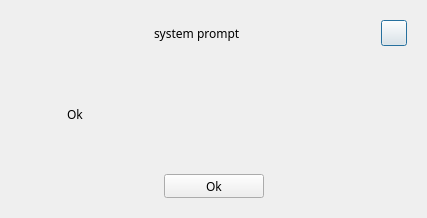
<?xml version="1.0" encoding="UTF-8"?>
<ui version="4.0">
 <class>NameConflictDialog</class>
 <widget class="QDialog" name="NameConflictDialog">
  <property name="geometry">
   <rect>
    <x>0</x>
    <y>0</y>
    <width>427</width>
    <height>218</height>
   </rect>
  </property>
  <property name="windowTitle">
   <string>Dialog</string>
  </property>
  <layout class="QHBoxLayout" name="horizontalLayout_4">
   <item>
    <widget class="QWidget" name="centralWidget" native="true">
     <layout class="QVBoxLayout" name="verticalLayout" stretch="0,1,0">
      <property name="leftMargin">
       <number>0</number>
      </property>
      <property name="topMargin">
       <number>0</number>
      </property>
      <property name="rightMargin">
       <number>0</number>
      </property>
      <item>
       <widget class="QWidget" name="titlebar" native="true">
        <layout class="QHBoxLayout" name="horizontalLayout_2">
         <item>
          <spacer name="horizontalSpacer_3">
           <property name="orientation">
            <enum>Qt::Horizontal</enum>
           </property>
           <property name="sizeHint" stdset="0">
            <size>
             <width>100</width>
             <height>20</height>
            </size>
           </property>
          </spacer>
         </item>
         <item>
          <widget class="QLabel" name="label">
           <property name="font">
            <font>
             <family>Microsoft YaHei</family>
            </font>
           </property>
           <property name="text">
            <string>system prompt</string>
           </property>
          </widget>
         </item>
         <item>
          <spacer name="horizontalSpacer_4">
           <property name="orientation">
            <enum>Qt::Horizontal</enum>
           </property>
           <property name="sizeHint" stdset="0">
            <size>
             <width>100</width>
             <height>20</height>
            </size>
           </property>
          </spacer>
         </item>
         <item>
          <widget class="QPushButton" name="close">
           <property name="minimumSize">
            <size>
             <width>26</width>
             <height>26</height>
            </size>
           </property>
           <property name="maximumSize">
            <size>
             <width>26</width>
             <height>26</height>
            </size>
           </property>
           <property name="icon">
            <iconset resource="res.qrc">
             <normaloff>:/res/images/ic_close.svg</normaloff>:/res/images/ic_close.svg</iconset>
           </property>
           <property name="iconSize">
            <size>
             <width>26</width>
             <height>26</height>
            </size>
           </property>
          </widget>
         </item>
        </layout>
       </widget>
      </item>
      <item>
       <layout class="QHBoxLayout" name="horizontalLayout_3" stretch="0,1">
        <property name="leftMargin">
         <number>20</number>
        </property>
        <property name="rightMargin">
         <number>20</number>
        </property>
        <item>
         <widget class="QLabel" name="label_3">
          <property name="minimumSize">
           <size>
            <width>30</width>
            <height>30</height>
           </size>
          </property>
          <property name="maximumSize">
           <size>
            <width>30</width>
            <height>30</height>
           </size>
          </property>
          <property name="pixmap">
           <pixmap resource="res.qrc">:/res/images/ic_tips_warning.svg</pixmap>
          </property>
         </widget>
        </item>
        <item>
         <widget class="QLabel" name="warningMsg">
          <property name="font">
           <font>
            <family>Microsoft YaHei</family>
           </font>
          </property>
          <property name="text">
           <string>Ok</string>
          </property>
          <property name="wordWrap">
           <bool>true</bool>
          </property>
         </widget>
        </item>
       </layout>
      </item>
      <item>
       <layout class="QHBoxLayout" name="horizontalLayout">
        <item>
         <spacer name="horizontalSpacer">
          <property name="orientation">
           <enum>Qt::Horizontal</enum>
          </property>
          <property name="sizeHint" stdset="0">
           <size>
            <width>40</width>
            <height>20</height>
           </size>
          </property>
         </spacer>
        </item>
        <item>
         <widget class="QPushButton" name="ok">
          <property name="minimumSize">
           <size>
            <width>100</width>
            <height>24</height>
           </size>
          </property>
          <property name="maximumSize">
           <size>
            <width>100</width>
            <height>24</height>
           </size>
          </property>
          <property name="font">
           <font>
            <family>Microsoft YaHei</family>
           </font>
          </property>
          <property name="text">
           <string>Ok</string>
          </property>
         </widget>
        </item>
        <item>
         <spacer name="horizontalSpacer_2">
          <property name="orientation">
           <enum>Qt::Horizontal</enum>
          </property>
          <property name="sizeHint" stdset="0">
           <size>
            <width>40</width>
            <height>20</height>
           </size>
          </property>
         </spacer>
        </item>
       </layout>
      </item>
     </layout>
    </widget>
   </item>
  </layout>
 </widget>
 <resources>
  <include location="res.qrc"/>
 </resources>
 <connections/>
</ui>
